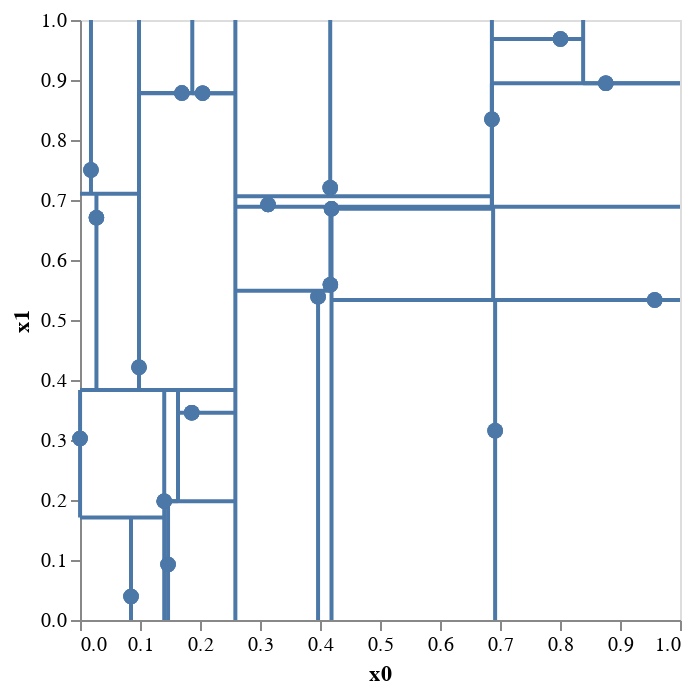

Write notebook code for a chart like this one.
### Code cell
kdt.plot2d(depth=6)

### Figure 1 — Vega-Lite specification as saved in the notebook (floating-point values rounded to 4 significant figures)
{"config": {"view": {"continuousWidth": 300, "continuousHeight": 300}}, "layer": [{"data": {"name": "data-27c49ca2d2c0e4fe4f94f1d7c160a361"}, "mark": {"type": "circle", "size": 60}, "encoding": {"x": {"axis": {"grid": false}, "field": "x0", "type": "quantitative"}, "y": {"axis": {"grid": false}, "field": "x1", "type": "quantitative"}}}, {"data": {"name": "data-9bc712eec4862e0da7b537a787dfb3ee"}, "mark": {"type": "line"}, "encoding": {"x": {"axis": {"grid": false}, "field": "x0", "type": "quantitative"}, "y": {"axis": {"grid": false}, "field": "x1", "type": "quantitative"}}}, {"layer": [{"data": {"name": "data-7973e3913bac78a2baa4c4ec11621abd"}, "mark": {"type": "circle", "size": 60}, "encoding": {"x": {"axis": {"grid": false}, "field": "x0", "type": "quantitative"}, "y": {"axis": {"grid": false}, "field": "x1", "type": "quantitative"}}}, {"data": {"name": "data-e97518c52016479bcce556dfc5709844"}, "mark": {"type": "line"}, "encoding": {"x": {"axis": {"grid": false}, "field": "x0", "type": "quantitative"}, "y": {"axis": {"grid": false}, "field": "x1", "type": "quantitative"}}}, {"layer": [{"data": {"name": "data-657747fab5880c708469930737ea95ef"}, "mark": {"type": "circle", "size": 60}, "encoding": {"x": {"axis": {"grid": false}, "field": "x0", "type": "quantitative"}, "y": {"axis": {"grid": false}, "field": "x1", "type": "quantitative"}}}, {"data": {"name": "data-05126c66c4ff0f169733929c9a1f1121"}, "mark": {"type": "line"}, "encoding": {"x": {"axis": {"grid": false}, "field": "x0", "type": "quantitative"}, "y": {"axis": {"grid": false}, "field": "x1", "type": "quantitative"}}}, {"layer": [{"data": {"name": "data-6b8208f326e6d944cb4cc74e5f514bf5"}, "mark": {"type": "circle", "size": 60}, "encoding": {"x": {"axis": {"grid": false}, "field": "x0", "type": "quantitative"}, "y": {"axis": {"grid": false}, "field": "x1", "type": "quantitative"}}}, {"data": {"name": "data-2978f75270fea57a0d7c409ec5258dd1"}, "mark": {"type": "line"}, "encoding": {"x": {"axis": {"grid": false}, "field": "x0", "type": "quantitative"}, "y": {"axis": {"grid": false}, "field": "x1", "type": "quantitative"}}}, {"layer": [{"data": {"name": "data-03e125d35e5be573ece06c807ca2a7b4"}, "mark": {"type": "circle", "size": 60}, "encoding": {"x": {"axis": {"grid": false}, "field": "x0", "type": "quantitative"}, "y": {"axis": {"grid": false}, "field": "x1", "type": "quantitative"}}}, {"data": {"name": "data-69ecfa8dd2be3a07621be85a8e886a0f"}, "mark": {"type": "line"}, "encoding": {"x": {"axis": {"grid": false}, "field": "x0", "type": "quantitative"}, "y": {"axis": {"grid": false}, "field": "x1", "type": "quantitative"}}}], "encoding": {}}, {"layer": [{"data": {"name": "data-322b8b176f219d4ba47b132335a0fe3d"}, "mark": {"type": "circle", "size": 60}, "encoding": {"x": {"axis": {"grid": false}, "field": "x0", "type": "quantitative"}, "y": {"axis": {"grid": false}, "field": "x1", "type": "quantitative"}}}, {"data": {"name": "data-e98355266a71f3e6704d92bfb50c9109"}, "mark": {"type": "line"}, "encoding": {"x": {"axis": {"grid": false}, "field": "x0", "type": "quantitative"}, "y": {"axis": {"grid": false}, "field": "x1", "type": "quantitative"}}}], "encoding": {}}], "encoding": {}}, {"layer": [{"data": {"name": "data-37491875782d34cf27b2db40e9de331f"}, "mark": {"type": "circle", "size": 60}, "encoding": {"x": {"axis": {"grid": false}, "field": "x0", "type": "quantitative"}, "y": {"axis": {"grid": false}, "field": "x1", "type": "quantitative"}}}, {"data": {"name": "data-272cfdd71140b1f14cf76a091111326a"}, "mark": {"type": "line"}, "encoding": {"x": {"axis": {"grid": false}, "field": "x0", "type": "quantitative"}, "y": {"axis": {"grid": false}, "field": "x1", "type": "quantitative"}}}, {"layer": [{"data": {"name": "data-391d93bbf5f172546c6f6dfe04ab8f9f"}, "mark": {"type": "circle", "size": 60}, "encoding": {"x": {"axis": {"grid": false}, "field": "x0", "type": "quantitative"}, "y": {"axis": {"grid": false}, "field": "x1", "type": "quantitative"}}}, {"data": {"name": "data-50c7a10c9da802f911a4732cc0b1d32d"}, "mark": {"type": "line"}, "encoding": {"x": {"axis": {"grid": false}, "field": "x0", "type": "quantitative"}, "y": {"axis": {"grid": false}, "field": "x1", "type": "quantitative"}}}], "encoding": {}}, {"layer": [{"data": {"name": "data-a4b4189cc6142edad10a2ee278f59f2e"}, "mark": {"type": "circle", "size": 60}, "encoding": {"x": {"axis": {"grid": false}, "field": "x0", "type": "quantitative"}, "y": {"axis": {"grid": false}, "field": "x1", "type": "quantitative"}}}, {"data": {"name": "data-e9959138dcf076b2aff2b14a732e2bc5"}, "mark": {"type": "line"}, "encoding": {"x": {"axis": {"grid": false}, "field": "x0", "type": "quantitative"}, "y": {"axis": {"grid": false}, "field": "x1", "type": "quantitative"}}}, {"layer": [{"data": {"name": "data-de3270efd3c1298a8783de7603e79ac7"}, "mark": {"type": "circle", "size": 60}, "encoding": {"x": {"axis": {"grid": false}, "field": "x0", "type": "quantitative"}, "y": {"axis": {"grid": false}, "field": "x1", "type": "quantitative"}}}, {"data": {"name": "data-9e813ff60b0e2165894ea790b5451d58"}, "mark": {"type": "line"}, "encoding": {"x": {"axis": {"grid": false}, "field": "x0", "type": "quantitative"}, "y": {"axis": {"grid": false}, "field": "x1", "type": "quantitative"}}}], "encoding": {}}, {"layer": [{"data": {"name": "data-0d64c17c51be70f62db6e756b7989b59"}, "mark": {"type": "circle", "size": 60}, "encoding": {"x": {"axis": {"grid": false}, "field": "x0", "type": "quantitative"}, "y": {"axis": {"grid": false}, "field": "x1", "type": "quantitative"}}}, {"data": {"name": "data-19d2099a2e93c2928b4bb07cf2cfcccf"}, "mark": {"type": "line"}, "encoding": {"x": {"axis": {"grid": false}, "field": "x0", "type": "quantitative"}, "y": {"axis": {"grid": false}, "field": "x1", "type": "quantitative"}}}], "encoding": {}}], "encoding": {}}], "encoding": {}}], "encoding": {}}, {"layer": [{"data": {"name": "data-a5bfb3ebb114c79d889a25cb59fe8c56"}, "mark": {"type": "circle", "size": 60}, "encoding": {"x": {"axis": {"grid": false}, "field": "x0", "type": "quantitative"}, "y": {"axis": {"grid": false}, "field": "x1", "type": "quantitative"}}}, {"data": {"name": "data-27c1ded7b6ba14a375b2a970054cbf74"}, "mark": {"type": "line"}, "encoding": {"x": {"axis": {"grid": false}, "field": "x0", "type": "quantitative"}, "y": {"axis": {"grid": false}, "field": "x1", "type": "quantitative"}}}, {"layer": [{"data": {"name": "data-77b7cd5628178a8b9abe841181f4d4b3"}, "mark": {"type": "circle", "size": 60}, "encoding": {"x": {"axis": {"grid": false}, "field": "x0", "type": "quantitative"}, "y": {"axis": {"grid": false}, "field": "x1", "type": "quantitative"}}}, {"data": {"name": "data-fbe160e667b26ef5e7db63c19939b7bd"}, "mark": {"type": "line"}, "encoding": {"x": {"axis": {"grid": false}, "field": "x0", "type": "quantitative"}, "y": {"axis": {"grid": false}, "field": "x1", "type": "quantitative"}}}, {"layer": [{"data": {"name": "data-69dec39d147bd16689dd551b94ff838a"}, "mark": {"type": "circle", "size": 60}, "encoding": {"x": {"axis": {"grid": false}, "field": "x0", "type": "quantitative"}, "y": {"axis": {"grid": false}, "field": "x1", "type": "quantitative"}}}, {"data": {"name": "data-1a996f2865c4c9c20465800b0e30c721"}, "mark": {"type": "line"}, "encoding": {"x": {"axis": {"grid": false}, "field": "x0", "type": "quantitative"}, "y": {"axis": {"grid": false}, "field": "x1", "type": "quantitative"}}}], "encoding": {}}, {"layer": [{"data": {"name": "data-2fc53f74066f757f3e6b1ea5b4836033"}, "mark": {"type": "circle", "size": 60}, "encoding": {"x": {"axis": {"grid": false}, "field": "x0", "type": "quantitative"}, "y": {"axis": {"grid": false}, "field": "x1", "type": "quantitative"}}}, {"data": {"name": "data-7701acf289018ab82c5fa5c134d2e7e7"}, "mark": {"type": "line"}, "encoding": {"x": {"axis": {"grid": false}, "field": "x0", "type": "quantitative"}, "y": {"axis": {"grid": false}, "field": "x1", "type": "quantitative"}}}], "encoding": {}}], "encoding": {}}, {"layer": [{"data": {"name": "data-3521b7894724bfe0a27c0f3d4c5996fb"}, "mark": {"type": "circle", "size": 60}, "encoding": {"x": {"axis": {"grid": false}, "field": "x0", "type": "quantitative"}, "y": {"axis": {"grid": false}, "field": "x1", "type": "quantitative"}}}, {"data": {"name": "data-6c14a308836a7be6db6e93f732cfb20e"}, "mark": {"type": "line"}, "encoding": {"x": {"axis": {"grid": false}, "field": "x0", "type": "quantitative"}, "y": {"axis": {"grid": false}, "field": "x1", "type": "quantitative"}}}, {"layer": [{"data": {"name": "data-f22e98b1a1c1388a30bf58a81394e016"}, "mark": {"type": "circle", "size": 60}, "encoding": {"x": {"axis": {"grid": false}, "field": "x0", "type": "quantitative"}, "y": {"axis": {"grid": false}, "field": "x1", "type": "quantitative"}}}, {"data": {"name": "data-51fd9eaff8f61217169baeb9b7bf41e7"}, "mark": {"type": "line"}, "encoding": {"x": {"axis": {"grid": false}, "field": "x0", "type": "quantitative"}, "y": {"axis": {"grid": false}, "field": "x1", "type": "quantitative"}}}], "encoding": {}}, {"layer": [{"data": {"name": "data-efda157698f4b31d2ad85a40dc535aec"}, "mark": {"type": "circle", "size": 60}, "encoding": {"x": {"axis": {"grid": false}, "field": "x0", "type": "quantitative"}, "y": {"axis": {"grid": false}, "field": "x1", "type": "quantitative"}}}, {"data": {"name": "data-e5f380769378b8c102cc63e703d8b944"}, "mark": {"type": "line"}, "encoding": {"x": {"axis": {"grid": false}, "field": "x0", "type": "quantitative"}, "y": {"axis": {"grid": false}, "field": "x1", "type": "quantitative"}}}, {"layer": [{"data": {"name": "data-dfcbfc5a7c77db96fd699ccd9908fd61"}, "mark": {"type": "circle", "size": 60}, "encoding": {"x": {"axis": {"grid": false}, "field": "x0", "type": "quantitative"}, "y": {"axis": {"grid": false}, "field": "x1", "type": "quantitative"}}}, {"data": {"name": "data-f611c266102f65c7ac3cbc3e5e71fe07"}, "mark": {"type": "line"}, "encoding": {"x": {"axis": {"grid": false}, "field": "x0", "type": "quantitative"}, "y": {"axis": {"grid": false}, "field": "x1", "type": "quantitative"}}}], "encoding": {}}, {"layer": [{"data": {"name": "data-4a7879d612107509b0c915165e4c4b04"}, "mark": {"type": "circle", "size": 60}, "encoding": {"x": {"axis": {"grid": false}, "field": "x0", "type": "quantitative"}, "y": {"axis": {"grid": false}, "field": "x1", "type": "quantitative"}}}, {"data": {"name": "data-5367093ff4d935a4c363631880f4bd5c"}, "mark": {"type": "line"}, "encoding": {"x": {"axis": {"grid": false}, "field": "x0", "type": "quantitative"}, "y": {"axis": {"grid": false}, "field": "x1", "type": "quantitative"}}}], "encoding": {}}], "encoding": {}}], "encoding": {}}], "encoding": {}}], "encoding": {}}, {"layer": [{"data": {"name": "data-dd7c6600cc9575f5eda9bc467c82864d"}, "mark": {"type": "circle", "size": 60}, "encoding": {"x": {"axis": {"grid": false}, "field": "x0", "type": "quantitative"}, "y": {"axis": {"grid": false}, "field": "x1", "type": "quantitative"}}}, {"data": {"name": "data-8d3d33f07fb14f5590a66386df1a92e2"}, "mark": {"type": "line"}, "encoding": {"x": {"axis": {"grid": false}, "field": "x0", "type": "quantitative"}, "y": {"axis": {"grid": false}, "field": "x1", "type": "quantitative"}}}, {"layer": [{"data": {"name": "data-a86604c8a75a2a2ce7fe89bf9a1b4dc2"}, "mark": {"type": "circle", "size": 60}, "encoding": {"x": {"axis": {"grid": false}, "field": "x0", "type": "quantitative"}, "y": {"axis": {"grid": false}, "field": "x1", "type": "quantitative"}}}, {"data": {"name": "data-1b7adb1dccc7cebdbc14ba303905813a"}, "mark": {"type": "line"}, "encoding": {"x": {"axis": {"grid": false}, "field": "x0", "type": "quantitative"}, "y": {"axis": {"grid": false}, "field": "x1", "type": "quantitative"}}}, {"layer": [{"data": {"name": "data-f6d6a57b9dbe9d83aa23a54c12a86580"}, "mark": {"type": "circle", "size": 60}, "encoding": {"x": {"axis": {"grid": false}, "field": "x0", "type": "quantitative"}, "y": {"axis": {"grid": false}, "field": "x1", "type": "quantitative"}}}, {"data": {"name": "data-35a861d08b68bdd3a757d9c51f87cd66"}, "mark": {"type": "line"}, "encoding": {"x": {"axis": {"grid": false}, "field": "x0", "type": "quantitative"}, "y": {"axis": {"grid": false}, "field": "x1", "type": "quantitative"}}}, {"layer": [{"data": {"name": "data-7b001dbd3571a57eda12a699561888b4"}, "mark": {"type": "circle", "size": 60}, "encoding": {"x": {"axis": {"grid": false}, "field": "x0", "type": "quantitative"}, "y": {"axis": {"grid": false}, "field": "x1", "type": "quantitative"}}}, {"data": {"name": "data-5562a44acd61b07b1e3988dde02a556a"}, "mark": {"type": "line"}, "encoding": {"x": {"axis": {"grid": false}, "field": "x0", "type": "quantitative"}, "y": {"axis": {"grid": false}, "field": "x1", "type": "quantitative"}}}], "encoding": {}}, {"layer": [{"data": {"name": "data-033ded7ff6c860b2c881d6a68c561170"}, "mark": {"type": "circle", "size": 60}, "encoding": {"x": {"axis": {"grid": false}, "field": "x0", "type": "quantitative"}, "y": {"axis": {"grid": false}, "field": "x1", "type": "quantitative"}}}, {"data": {"name": "data-4388312d38abf221c504b684770d33ab"}, "mark": {"type": "line"}, "encoding": {"x": {"axis": {"grid": false}, "field": "x0", "type": "quantitative"}, "y": {"axis": {"grid": false}, "field": "x1", "type": "quantitative"}}}], "encoding": {}}], "encoding": {}}, {"layer": [{"data": {"name": "data-b7e3c74d0c3d5dedc8a8b6cf9fe980d2"}, "mark": {"type": "circle", "size": 60}, "encoding": {"x": {"axis": {"grid": false}, "field": "x0", "type": "quantitative"}, "y": {"axis": {"grid": false}, "field": "x1", "type": "quantitative"}}}, {"data": {"name": "data-673f77417a2199ec3b94475ae364545e"}, "mark": {"type": "line"}, "encoding": {"x": {"axis": {"grid": false}, "field": "x0", "type": "quantitative"}, "y": {"axis": {"grid": false}, "field": "x1", "type": "quantitative"}}}, {"layer": [{"data": {"name": "data-2784434c55369a820e42d22ebff017fa"}, "mark": {"type": "circle", "size": 60}, "encoding": {"x": {"axis": {"grid": false}, "field": "x0", "type": "quantitative"}, "y": {"axis": {"grid": false}, "field": "x1", "type": "quantitative"}}}, {"data": {"name": "data-33a04cc8b2613720e9414b16ee492c07"}, "mark": {"type": "line"}, "encoding": {"x": {"axis": {"grid": false}, "field": "x0", "type": "quantitative"}, "y": {"axis": {"grid": false}, "field": "x1", "type": "quantitative"}}}], "encoding": {}}, {"layer": [{"data": {"name": "data-9766cf63b3cf3e37823e0f7b44eccc54"}, "mark": {"type": "circle", "size": 60}, "encoding": {"x": {"axis": {"grid": false}, "field": "x0", "type": "quantitative"}, "y": {"axis": {"grid": false}, "field": "x1", "type": "quantitative"}}}, {"data": {"name": "data-70ca9dd25a3bad2aae27d9fbecdbc714"}, "mark": {"type": "line"}, "encoding": {"x": {"axis": {"grid": false}, "field": "x0", "type": "quantitative"}, "y": {"axis": {"grid": false}, "field": "x1", "type": "quantitative"}}}, {"layer": [{"data": {"name": "data-681cd1580939c94ac0410bbefbf314e8"}, "mark": {"type": "circle", "size": 60}, "encoding": {"x": {"axis": {"grid": false}, "field": "x0", "type": "quantitative"}, "y": {"axis": {"grid": false}, "field": "x1", "type": "quantitative"}}}, {"data": {"name": "data-f736da05b7cb3ae5f739cb994442795f"}, "mark": {"type": "line"}, "encoding": {"x": {"axis": {"grid": false}, "field": "x0", "type": "quantitative"}, "y": {"axis": {"grid": false}, "field": "x1", "type": "quantitative"}}}], "encoding": {}}, {"layer": [{"data": {"name": "data-69fb0c7812914a2e2e60fefdd1acdefc"}, "mark": {"type": "circle", "size": 60}, "encoding": {"x": {"axis": {"grid": false}, "field": "x0", "type": "quantitative"}, "y": {"axis": {"grid": false}, "field": "x1", "type": "quantitative"}}}, {"data": {"name": "data-dc2250b1edbb81c5341d537cf80bd5fa"}, "mark": {"type": "line"}, "encoding": {"x": {"axis": {"grid": false}, "field": "x0", "type": "quantitative"}, "y": {"axis": {"grid": false}, "field": "x1", "type": "quantitative"}}}], "encoding": {}}], "encoding": {}}], "encoding": {}}], "encoding": {}}, {"layer": [{"data": {"name": "data-fb99218048d74684c8738b9f89b0a7c6"}, "mark": {"type": "circle", "size": 60}, "encoding": {"x": {"axis": {"grid": false}, "field": "x0", "type": "quantitative"}, "y": {"axis": {"grid": false}, "field": "x1", "type": "quantitative"}}}, {"data": {"name": "data-115aab6c315102839f7afa8a96ddcf0a"}, "mark": {"type": "line"}, "encoding": {"x": {"axis": {"grid": false}, "field": "x0", "type": "quantitative"}, "y": {"axis": {"grid": false}, "field": "x1", "type": "quantitative"}}}, {"layer": [{"data": {"name": "data-17c8966e93f384d27cce5fdd45404893"}, "mark": {"type": "circle", "size": 60}, "encoding": {"x": {"axis": {"grid": false}, "field": "x0", "type": "quantitative"}, "y": {"axis": {"grid": false}, "field": "x1", "type": "quantitative"}}}, {"data": {"name": "data-dce5973907b059c02e1b5d21eb984509"}, "mark": {"type": "line"}, "encoding": {"x": {"axis": {"grid": false}, "field": "x0", "type": "quantitative"}, "y": {"axis": {"grid": false}, "field": "x1", "type": "quantitative"}}}, {"layer": [{"data": {"name": "data-54b778381f78e1d1696cd32561e57faa"}, "mark": {"type": "circle", "size": 60}, "encoding": {"x": {"axis": {"grid": false}, "field": "x0", "type": "quantitative"}, "y": {"axis": {"grid": false}, "field": "x1", "type": "quantitative"}}}, {"data": {"name": "data-046c73c328634988a74f03b35d994bf4"}, "mark": {"type": "line"}, "encoding": {"x": {"axis": {"grid": false}, "field": "x0", "type": "quantitative"}, "y": {"axis": {"grid": false}, "field": "x1", "type": "quantitative"}}}], "encoding": {}}, {"layer": [{"data": {"name": "data-e8fcb803498330aef9b8277544705a5e"}, "mark": {"type": "circle", "size": 60}, "encoding": {"x": {"axis": {"grid": false}, "field": "x0", "type": "quantitative"}, "y": {"axis": {"grid": false}, "field": "x1", "type": "quantitative"}}}, {"data": {"name": "data-07380f28811f75705ed7e36a04dedb77"}, "mark": {"type": "line"}, "encoding": {"x": {"axis": {"grid": false}, "field": "x0", "type": "quantitative"}, "y": {"axis": {"grid": false}, "field": "x1", "type": "quantitative"}}}], "encoding": {}}], "encoding": {}}, {"layer": [{"data": {"name": "data-9e7d634cc980b362c98bcff5248a1192"}, "mark": {"type": "circle", "size": 60}, "encoding": {"x": {"axis": {"grid": false}, "field": "x0", "type": "quantitative"}, "y": {"axis": {"grid": false}, "field": "x1", "type": "quantitative"}}}, {"data": {"name": "data-1781e5fe6884bdb5eb306e4f06d51867"}, "mark": {"type": "line"}, "encoding": {"x": {"axis": {"grid": false}, "field": "x0", "type": "quantitative"}, "y": {"axis": {"grid": false}, "field": "x1", "type": "quantitative"}}}, {"layer": [{"data": {"name": "data-8786f7f8b756a52cfc4187a478c33238"}, "mark": {"type": "circle", "size": 60}, "encoding": {"x": {"axis": {"grid": false}, "field": "x0", "type": "quantitative"}, "y": {"axis": {"grid": false}, "field": "x1", "type": "quantitative"}}}, {"data": {"name": "data-ae56ae1a82d807f651c75a7db25ab1b3"}, "mark": {"type": "line"}, "encoding": {"x": {"axis": {"grid": false}, "field": "x0", "type": "quantitative"}, "y": {"axis": {"grid": false}, "field": "x1", "type": "quantitative"}}}], "encoding": {}}, {"layer": [{"data": {"name": "data-97d6b2b2a74c446c3ab1dc9dbc080c4a"}, "mark": {"type": "circle", "size": 60}, "encoding": {"x": {"axis": {"grid": false}, "field": "x0", "type": "quantitative"}, "y": {"axis": {"grid": false}, "field": "x1", "type": "quantitative"}}}, {"data": {"name": "data-b0f764309992b163dcc8d99cf4dc9f85"}, "mark": {"type": "line"}, "encoding": {"x": {"axis": {"grid": false}, "field": "x0", "type": "quantitative"}, "y": {"axis": {"grid": false}, "field": "x1", "type": "quantitative"}}}, {"layer": [{"data": {"name": "data-30d5c00377d1badaff11945afa377d25"}, "mark": {"type": "circle", "size": 60}, "encoding": {"x": {"axis": {"grid": false}, "field": "x0", "type": "quantitative"}, "y": {"axis": {"grid": false}, "field": "x1", "type": "quantitative"}}}, {"data": {"name": "data-c9ee1d657e8a342c5c7b2db9ad067966"}, "mark": {"type": "line"}, "encoding": {"x": {"axis": {"grid": false}, "field": "x0", "type": "quantitative"}, "y": {"axis": {"grid": false}, "field": "x1", "type": "quantitative"}}}], "encoding": {}}, {"layer": [{"data": {"name": "data-9cb91d435b010d61ed33816cac2f3760"}, "mark": {"type": "circle", "size": 60}, "encoding": {"x": {"axis": {"grid": false}, "field": "x0", "type": "quantitative"}, "y": {"axis": {"grid": false}, "field": "x1", "type": "quantitative"}}}, {"data": {"name": "data-c44b65c192db3ed8f6a45caacb128b73"}, "mark": {"type": "line"}, "encoding": {"x": {"axis": {"grid": false}, "field": "x0", "type": "quantitative"}, "y": {"axis": {"grid": false}, "field": "x1", "type": "quantitative"}}}], "encoding": {}}], "encoding": {}}], "encoding": {}}], "encoding": {}}], "encoding": {}}], "encoding": {}, "$schema": "https://vega.github.io/schema/vega-lite/v5.8.0.json", "datasets": {"data-27c49ca2d2c0e4fe4f94f1d7c160a361": [{"x0": 0.417, "x1": 0.7203}, {"x0": 0.0001144, "x1": 0.3023}, {"x0": 0.1468, "x1": 0.09234}, {"x0": 0.1863, "x1": 0.3456}, {"x0": 0.3968, "x1": 0.5388}, {"x0": 0.4192, "x1": 0.6852}, {"x0": 0.2045, "x1": 0.8781}, {"x0": 0.02739, "x1": 0.6705}, {"x0": 0.4173, "x1": 0.5587}, {"x0": 0.1404, "x1": 0.1981}, {"x0": 0.8007, "x1": 0.9683}, {"x0": 0.3134, "x1": 0.6923}, {"x0": 0.8764, "x1": 0.8946}, {"x0": 0.08504, "x1": 0.03905}, {"x0": 0.1698, "x1": 0.8781}, {"x0": 0.09835, "x1": 0.4211}, {"x0": 0.9579, "x1": 0.5332}, {"x0": 0.6919, "x1": 0.3155}, {"x0": 0.6865, "x1": 0.8346}, {"x0": 0.01829, "x1": 0.7501}], "data-9bc712eec4862e0da7b537a787dfb3ee": [{"x0": 0.2589, "x1": 0.0}, {"x0": 0.2589, "x1": 1.0}], "data-7973e3913bac78a2baa4c4ec11621abd": [{"x0": 0.0001144, "x1": 0.3023}, {"x0": 0.01829, "x1": 0.7501}, {"x0": 0.02739, "x1": 0.6705}, {"x0": 0.08504, "x1": 0.03905}, {"x0": 0.09835, "x1": 0.4211}, {"x0": 0.1404, "x1": 0.1981}, {"x0": 0.1468, "x1": 0.09234}, {"x0": 0.1698, "x1": 0.8781}, {"x0": 0.1863, "x1": 0.3456}, {"x0": 0.2045, "x1": 0.8781}], "data-e97518c52016479bcce556dfc5709844": [{"x0": 0.0, "x1": 0.3833}, {"x0": 0.2589, "x1": 0.3833}], "data-657747fab5880c708469930737ea95ef": [{"x0": 0.08504, "x1": 0.03905}, {"x0": 0.1468, "x1": 0.09234}, {"x0": 0.1404, "x1": 0.1981}, {"x0": 0.0001144, "x1": 0.3023}, {"x0": 0.1863, "x1": 0.3456}], "data-05126c66c4ff0f169733929c9a1f1121": [{"x0": 0.1404, "x1": 0.0}, {"x0": 0.1404, "x1": 0.3833}], "data-6b8208f326e6d944cb4cc74e5f514bf5": [{"x0": 0.0001144, "x1": 0.3023}, {"x0": 0.08504, "x1": 0.03905}], "data-2978f75270fea57a0d7c409ec5258dd1": [{"x0": 0.0, "x1": 0.1707}, {"x0": 0.1404, "x1": 0.1707}], "data-03e125d35e5be573ece06c807ca2a7b4": [{"x0": 0.08504, "x1": 0.03905}], "data-69ecfa8dd2be3a07621be85a8e886a0f": [{"x0": 0.08504, "x1": 0.0}, {"x0": 0.08504, "x1": 0.1707}], "data-322b8b176f219d4ba47b132335a0fe3d": [{"x0": 0.0001144, "x1": 0.3023}], "data-e98355266a71f3e6704d92bfb50c9109": [{"x0": 0.0001144, "x1": 0.1707}, {"x0": 0.0001144, "x1": 0.3833}], "data-37491875782d34cf27b2db40e9de331f": [{"x0": 0.1404, "x1": 0.1981}, {"x0": 0.1468, "x1": 0.09234}, {"x0": 0.1863, "x1": 0.3456}], "data-272cfdd71140b1f14cf76a091111326a": [{"x0": 0.1404, "x1": 0.1981}, {"x0": 0.2589, "x1": 0.1981}], "data-391d93bbf5f172546c6f6dfe04ab8f9f": [{"x0": 0.1468, "x1": 0.09234}], "data-50c7a10c9da802f911a4732cc0b1d32d": [{"x0": 0.1468, "x1": 0.0}, {"x0": 0.1468, "x1": 0.1981}], "data-a4b4189cc6142edad10a2ee278f59f2e": [{"x0": 0.1404, "x1": 0.1981}, {"x0": 0.1863, "x1": 0.3456}], "data-e9959138dcf076b2aff2b14a732e2bc5": [{"x0": 0.1633, "x1": 0.1981}, {"x0": 0.1633, "x1": 0.3833}], "data-de3270efd3c1298a8783de7603e79ac7": [{"x0": 0.1404, "x1": 0.1981}], "data-9e813ff60b0e2165894ea790b5451d58": [{"x0": 0.1404, "x1": 0.1981}, {"x0": 0.1633, "x1": 0.1981}], "data-0d64c17c51be70f62db6e756b7989b59": [{"x0": 0.1863, "x1": 0.3456}], "data-19d2099a2e93c2928b4bb07cf2cfcccf": [{"x0": 0.1633, "x1": 0.3456}, {"x0": 0.2589, "x1": 0.3456}], "data-a5bfb3ebb114c79d889a25cb59fe8c56": [{"x0": 0.09835, "x1": 0.4211}, {"x0": 0.02739, "x1": 0.6705}, {"x0": 0.01829, "x1": 0.7501}, {"x0": 0.2045, "x1": 0.8781}, {"x0": 0.1698, "x1": 0.8781}], "data-27c1ded7b6ba14a375b2a970054cbf74": [{"x0": 0.09835, "x1": 0.3833}, {"x0": 0.09835, "x1": 1.0}], "data-77b7cd5628178a8b9abe841181f4d4b3": [{"x0": 0.01829, "x1": 0.7501}, {"x0": 0.02739, "x1": 0.6705}], "data-fbe160e667b26ef5e7db63c19939b7bd": [{"x0": 0.0, "x1": 0.7103}, {"x0": 0.09835, "x1": 0.7103}], "data-69dec39d147bd16689dd551b94ff838a": [{"x0": 0.02739, "x1": 0.6705}], "data-1a996f2865c4c9c20465800b0e30c721": [{"x0": 0.02739, "x1": 0.3833}, {"x0": 0.02739, "x1": 0.7103}], "data-2fc53f74066f757f3e6b1ea5b4836033": [{"x0": 0.01829, "x1": 0.7501}], "data-7701acf289018ab82c5fa5c134d2e7e7": [{"x0": 0.01829, "x1": 0.7103}, {"x0": 0.01829, "x1": 1.0}], "data-3521b7894724bfe0a27c0f3d4c5996fb": [{"x0": 0.09835, "x1": 0.4211}, {"x0": 0.1698, "x1": 0.8781}, {"x0": 0.2045, "x1": 0.8781}], "data-6c14a308836a7be6db6e93f732cfb20e": [{"x0": 0.09835, "x1": 0.8781}, {"x0": 0.2589, "x1": 0.8781}], "data-f22e98b1a1c1388a30bf58a81394e016": [{"x0": 0.09835, "x1": 0.4211}], "data-51fd9eaff8f61217169baeb9b7bf41e7": [{"x0": 0.09835, "x1": 0.3833}, {"x0": 0.09835, "x1": 0.8781}], "data-efda157698f4b31d2ad85a40dc535aec": [{"x0": 0.2045, "x1": 0.8781}, {"x0": 0.1698, "x1": 0.8781}], "data-e5f380769378b8c102cc63e703d8b944": [{"x0": 0.1871, "x1": 0.8781}, {"x0": 0.1871, "x1": 1.0}], "data-dfcbfc5a7c77db96fd699ccd9908fd61": [{"x0": 0.1698, "x1": 0.8781}], "data-f611c266102f65c7ac3cbc3e5e71fe07": [{"x0": 0.09835, "x1": 0.8781}, {"x0": 0.1871, "x1": 0.8781}], "data-4a7879d612107509b0c915165e4c4b04": [{"x0": 0.2045, "x1": 0.8781}], "data-5367093ff4d935a4c363631880f4bd5c": [{"x0": 0.1871, "x1": 0.8781}, {"x0": 0.2589, "x1": 0.8781}], "data-dd7c6600cc9575f5eda9bc467c82864d": [{"x0": 0.3134, "x1": 0.6923}, {"x0": 0.3968, "x1": 0.5388}, {"x0": 0.417, "x1": 0.7203}, {"x0": 0.4173, "x1": 0.5587}, {"x0": 0.4192, "x1": 0.6852}, {"x0": 0.6865, "x1": 0.8346}, {"x0": 0.6919, "x1": 0.3155}, {"x0": 0.8007, "x1": 0.9683}, {"x0": 0.8764, "x1": 0.8946}, {"x0": 0.9579, "x1": 0.5332}], "data-8d3d33f07fb14f5590a66386df1a92e2": [{"x0": 0.2589, "x1": 0.6888}, {"x0": 1.0, "x1": 0.6888}], "data-a86604c8a75a2a2ce7fe89bf9a1b4dc2": [{"x0": 0.6919, "x1": 0.3155}, {"x0": 0.9579, "x1": 0.5332}, {"x0": 0.3968, "x1": 0.5388}, {"x0": 0.4173, "x1": 0.5587}, {"x0": 0.4192, "x1": 0.6852}], "data-1b7adb1dccc7cebdbc14ba303905813a": [{"x0": 0.4192, "x1": 0.0}, {"x0": 0.4192, "x1": 0.6888}], "data-f6d6a57b9dbe9d83aa23a54c12a86580": [{"x0": 0.3968, "x1": 0.5388}, {"x0": 0.4173, "x1": 0.5587}], "data-35a861d08b68bdd3a757d9c51f87cd66": [{"x0": 0.2589, "x1": 0.5488}, {"x0": 0.4192, "x1": 0.5488}], "data-7b001dbd3571a57eda12a699561888b4": [{"x0": 0.3968, "x1": 0.5388}], "data-5562a44acd61b07b1e3988dde02a556a": [{"x0": 0.3968, "x1": 0.0}, {"x0": 0.3968, "x1": 0.5488}], "data-033ded7ff6c860b2c881d6a68c561170": [{"x0": 0.4173, "x1": 0.5587}], "data-4388312d38abf221c504b684770d33ab": [{"x0": 0.4173, "x1": 0.5488}, {"x0": 0.4173, "x1": 0.6888}], "data-b7e3c74d0c3d5dedc8a8b6cf9fe980d2": [{"x0": 0.4192, "x1": 0.6852}, {"x0": 0.6919, "x1": 0.3155}, {"x0": 0.9579, "x1": 0.5332}], "data-673f77417a2199ec3b94475ae364545e": [{"x0": 0.4192, "x1": 0.5332}, {"x0": 1.0, "x1": 0.5332}], "data-2784434c55369a820e42d22ebff017fa": [{"x0": 0.6919, "x1": 0.3155}], "data-33a04cc8b2613720e9414b16ee492c07": [{"x0": 0.6919, "x1": 0.0}, {"x0": 0.6919, "x1": 0.5332}], "data-9766cf63b3cf3e37823e0f7b44eccc54": [{"x0": 0.9579, "x1": 0.5332}, {"x0": 0.4192, "x1": 0.6852}], "data-70ca9dd25a3bad2aae27d9fbecdbc714": [{"x0": 0.6885, "x1": 0.5332}, {"x0": 0.6885, "x1": 0.6888}], "data-681cd1580939c94ac0410bbefbf314e8": [{"x0": 0.4192, "x1": 0.6852}], "data-f736da05b7cb3ae5f739cb994442795f": [{"x0": 0.4192, "x1": 0.6852}, {"x0": 0.6885, "x1": 0.6852}], "data-69fb0c7812914a2e2e60fefdd1acdefc": [{"x0": 0.9579, "x1": 0.5332}], "data-dc2250b1edbb81c5341d537cf80bd5fa": [{"x0": 0.6885, "x1": 0.5332}, {"x0": 1.0, "x1": 0.5332}], "data-fb99218048d74684c8738b9f89b0a7c6": [{"x0": 0.3134, "x1": 0.6923}, {"x0": 0.417, "x1": 0.7203}, {"x0": 0.6865, "x1": 0.8346}, {"x0": 0.8764, "x1": 0.8946}, {"x0": 0.8007, "x1": 0.9683}], "data-115aab6c315102839f7afa8a96ddcf0a": [{"x0": 0.6865, "x1": 0.6888}, {"x0": 0.6865, "x1": 1.0}], "data-17c8966e93f384d27cce5fdd45404893": [{"x0": 0.3134, "x1": 0.6923}, {"x0": 0.417, "x1": 0.7203}], "data-dce5973907b059c02e1b5d21eb984509": [{"x0": 0.2589, "x1": 0.7063}, {"x0": 0.6865, "x1": 0.7063}], "data-54b778381f78e1d1696cd32561e57faa": [{"x0": 0.3134, "x1": 0.6923}], "data-046c73c328634988a74f03b35d994bf4": [{"x0": 0.3134, "x1": 0.6888}, {"x0": 0.3134, "x1": 0.7063}], "data-e8fcb803498330aef9b8277544705a5e": [{"x0": 0.417, "x1": 0.7203}], "data-07380f28811f75705ed7e36a04dedb77": [{"x0": 0.417, "x1": 0.7063}, {"x0": 0.417, "x1": 1.0}], "data-9e7d634cc980b362c98bcff5248a1192": [{"x0": 0.6865, "x1": 0.8346}, {"x0": 0.8007, "x1": 0.9683}, {"x0": 0.8764, "x1": 0.8946}], "data-1781e5fe6884bdb5eb306e4f06d51867": [{"x0": 0.6865, "x1": 0.8946}, {"x0": 1.0, "x1": 0.8946}], "data-8786f7f8b756a52cfc4187a478c33238": [{"x0": 0.6865, "x1": 0.8346}], "data-ae56ae1a82d807f651c75a7db25ab1b3": [{"x0": 0.6865, "x1": 0.6888}, {"x0": 0.6865, "x1": 0.8946}], "data-97d6b2b2a74c446c3ab1dc9dbc080c4a": [{"x0": 0.8764, "x1": 0.8946}, {"x0": 0.8007, "x1": 0.9683}], "data-b0f764309992b163dcc8d99cf4dc9f85": [{"x0": 0.8386, "x1": 0.8946}, {"x0": 0.8386, "x1": 1.0}], "data-30d5c00377d1badaff11945afa377d25": [{"x0": 0.8007, "x1": 0.9683}], "data-c9ee1d657e8a342c5c7b2db9ad067966": [{"x0": 0.6865, "x1": 0.9683}, {"x0": 0.8386, "x1": 0.9683}], "data-9cb91d435b010d61ed33816cac2f3760": [{"x0": 0.8764, "x1": 0.8946}], "data-c44b65c192db3ed8f6a45caacb128b73": [{"x0": 0.8386, "x1": 0.8946}, {"x0": 1.0, "x1": 0.8946}]}}
